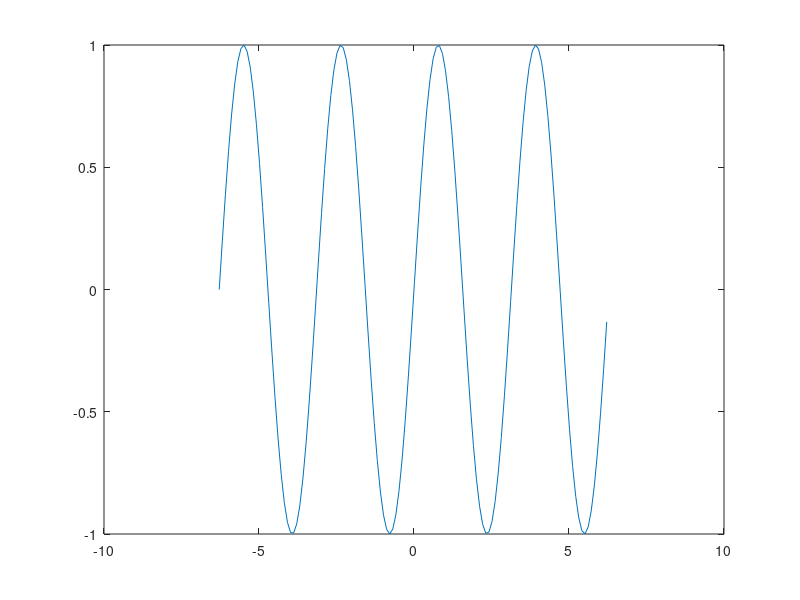

MATLAB code to generate this figure:
t=-2*pi:0.1:2*pi;
y=sin(2*t);
h1=plot(t,y);
hc=uicontextmenu;
hc1=uimenu(hc,'Label','Grid on/off'); 
hc2=uimenu(hc,'Label','Box on/off'); 
hc11=uimenu(hc1,'Label','Grid on','Callback','grid on'); 
hc12=uimenu(hc1,'Label','Grid off','Callback','grid off'); 
hc21=uimenu(hc2,'Label','Box on','Callback','box on'); 
hc22=uimenu(hc2,'Label','Box off','Callback','box off');
set(h1,'UIContextMenu',hc)